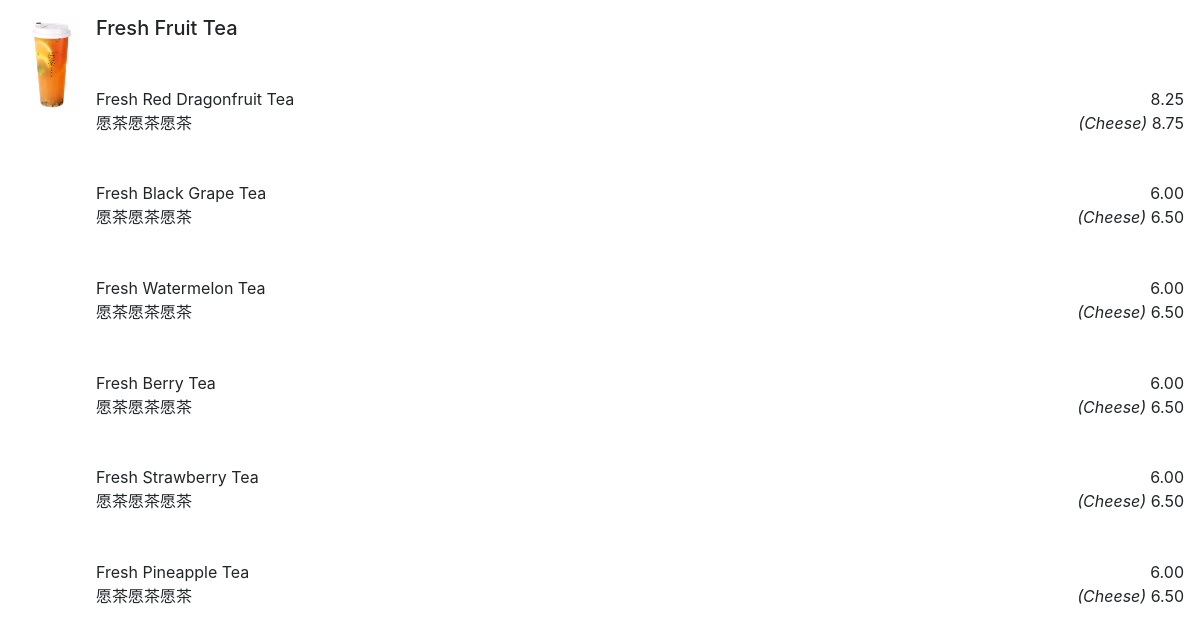
The app's page /menu/ with its own data.
### items/models.py (models this page shows, shortened)
class Category(models.Model):
    name = models.CharField(max_length=200)

class Item(models.Model):
    name = models.CharField(max_length=200)
    second_name = models.CharField(max_length=200)
    price = models.DecimalField(max_digits=10, decimal_places=2)
    image = models.ImageField(blank=True)
    category = models.ForeignKey(to=Category, on_delete=models.SET_NULL, null=True, related_name='items')
    ingredients = models.ManyToManyField(to=Ingredient, blank=True)
    @property
    def available(self):
        ingredients = self.ingredients.all()
        for i in ingredients:
            if i.available is False:
                return False
        return True

class Variant(models.Model):
    name = models.CharField(max_length=200)
    internal_name = models.CharField(max_length=200)
    markup = models.DecimalField(max_digits=10, decimal_places=2)
    item = models.ManyToManyField(to=Item, blank=True, related_name='variants')
    ingredients = models.ManyToManyField(to=Ingredient, blank=True)
    @property
    def available(self):
        ingredients = self.ingredients.all()
        for i in ingredients:
            if i.available is False:
                return False
        return True

### items/views.py (the view)
# urls.py: path('menu/', views.menu, name='menu'),
def menu(request):
    categories = Category.objects.all()
    context = { 'categories': categories }
    return render(request, 'items/menu.html', context)

### items/templates/items/menu.html
{% extends 'items/main.html' %}
{% load static %}
{% load mathfilters %}
{% block content %}
<div class="d-flex flex-column flex-wrap h-100 menu-column-container justify-content-between">
    {% for category in categories %}
    <div class="d-flex flex-column justify-content-between position-relative" style="flex-grow:{{category.items.all|length}}">
        <img class="category-img" src="{% static 'images/example_tea.jpg' %}">
        <h5 class="category-heading">
            {{ category.name }}
        </h5>
        {% for item in category.items.all %}
        <a href="{% url 'add_to_cart' item.id %}" class="text-decoration-none text-reset menu-item d-flex flex-row justify-content-between {% if item.available == False %} sold-out {% endif %}">
            <div>
                <div>{{item.name}}</div>
                <div>{{item.second_name}}</div>
            </div>
            <div class="d-flex flex-column align-items-end">
                <div>
                    {{item.price}}
                </div>
                {% for variant in item.variants.all %}
                <div class="{% if variant.available == False %} sold-out {% endif %}">
                    <em>({{ variant.name }})</em>
                    {{ item.price|addition:variant.markup }}
                </div>
                {% endfor %}
            </div>
        </a>
        {% endfor %}
    </div>
    <div style="flex-grow:{{category.items.all|length}}"></div>
    {% endfor %}
</div>
{% endblock content %}

### items/templates/items/main.html (shortened to what this page needs)
<!DOCTYPE html>
{% load static %}
<html lang="en">
<head>
    <link rel="stylesheet" href="https://stackpath.bootstrapcdn.com/bootstrap/4.5.0/css/bootstrap.min.css"
>
    <link rel="stylesheet" type='text/css' href="{% static 'css/main.css' %}">
</head>
<body>
    <div class="main-container h-100 mr-3">
        {% block content %}
        {% endblock content %}
    </div>
</body>
</html>

### static/css/main.css (style rules this page uses)
body { height: 100vh; position: relative; }
.main-container { overflow: auto; }
.menu-item { padding-top: 0.5rem; padding-bottom: 0.5rem; min-width: 250px; }
.category-heading:not(:first-child) { margin-top: 1rem; }
.category-heading { position: relative; }
.category-img { width: 3rem; height: 100%; max-height: 6rem; object-position: center; object-fit: cover; position: absolute; left: -4rem; top: 1rem; }
.menu-column-container>* { margin-left: 6rem; }

### records on screen
Category: name "Fresh Fruit Tea"
Item: name "Fresh Red Dragonfruit Tea", second_name "愿茶愿茶愿茶", price "8.25", price|addition "8.75"
Variant: name "Cheese"
Item: name "Fresh Black Grape Tea", second_name "愿茶愿茶愿茶", price "6.00", price|addition "6.50"
Item: name "Fresh Watermelon Tea", second_name "愿茶愿茶愿茶", price "6.00", price|addition "6.50"
Item: name "Fresh Berry Tea", second_name "愿茶愿茶愿茶", price "6.00", price|addition "6.50"
Item: name "Fresh Strawberry Tea", second_name "愿茶愿茶愿茶", price "6.00", price|addition "6.50"
Item: name "Fresh Pineapple Tea", second_name "愿茶愿茶愿茶", price "6.00", price|addition "6.50"
